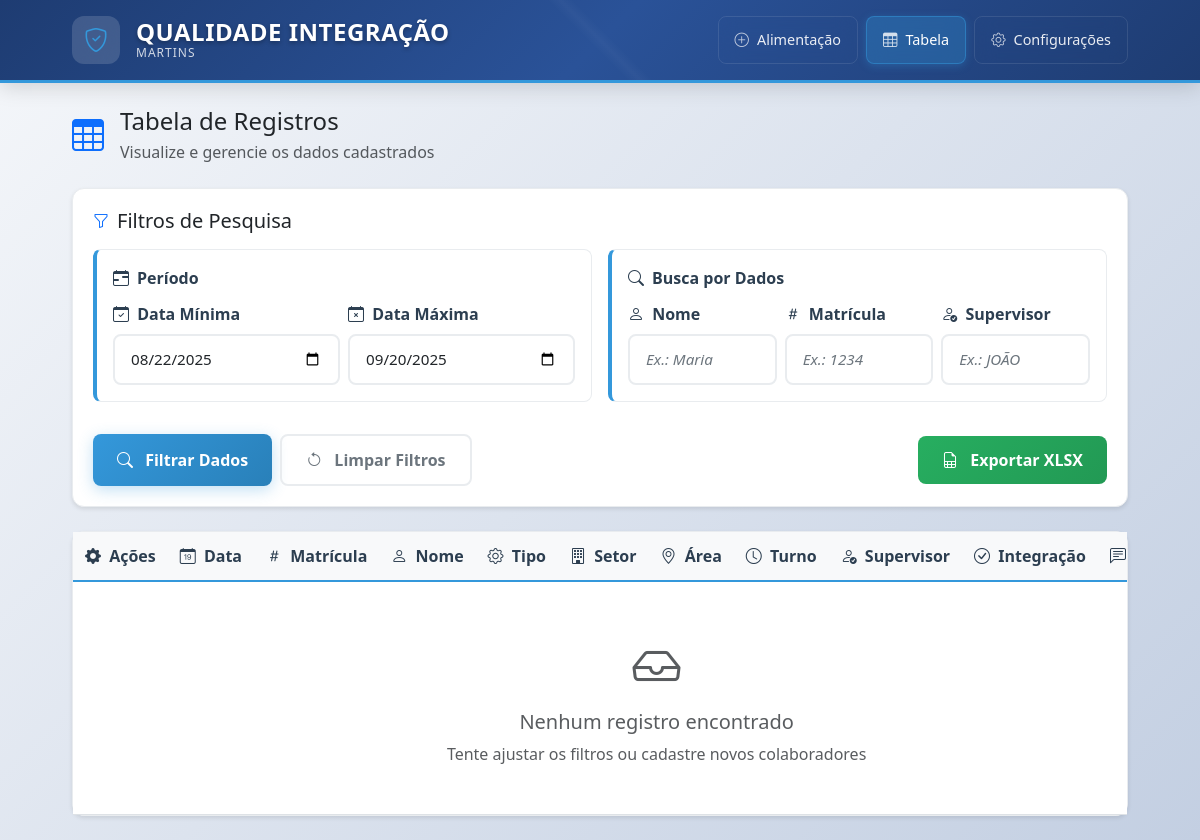
Before: /tabela with the older database file.
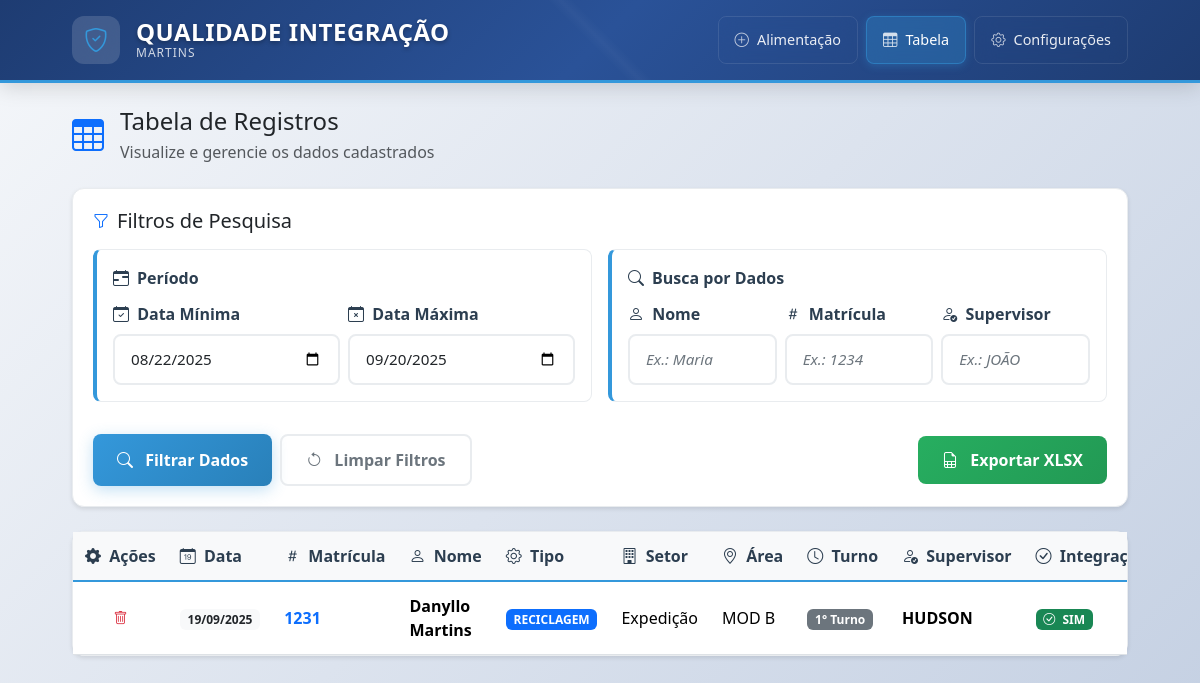
After: the same page with the newer database file.
### app/models.py (models this page shows, shortened)
class Colaborador(db.Model):
    __tablename__ = 'colaboradores'
    id = db.Column(db.Integer, primary_key=True)
    matricula = db.Column(db.Integer, nullable=False, index=True)
    nome = db.Column(db.String(120), nullable=False)
    tipo = db.Column(db.String(50), nullable=False)  # from list 'tipo'
    setor = db.Column(db.String(50), nullable=False)  # from list 'setor'
    area = db.Column(db.String(120), nullable=False)  # list 'area' (editable)
    turno = db.Column(db.String(50), nullable=False)  # from list 'turno'
    supervisor = db.Column(db.String(120), nullable=False)  # stored UPPER
    integracao = db.Column(db.String(10), nullable=False)  # from list 'integracao'
    data = db.Column(db.Date, nullable=False, default=datetime.utcnow)
    observacao = db.Column(db.Text, nullable=True)
    created_at = db.Column(db.DateTime, default=datetime.utcnow)

### app/views.py (the view)
@bp.route('/tabela')
def tabela():
    today = datetime.today().date()
    default_min = (today - timedelta(days=29)).strftime('%Y-%m-%d')
    default_max = today.strftime('%Y-%m-%d')
    min_date_str = request.args.get('min_data') or default_min
    max_date_str = request.args.get('max_data') or default_max
    q_nome = (request.args.get('q_nome') or '').strip()
    q_supervisor = (request.args.get('q_supervisor') or '').strip()
    q_matricula_raw = (request.args.get('q_matricula') or '').strip()
    q = Colaborador.query
    if min_date_str:
        try:
            min_date = datetime.strptime(min_date_str, '%Y-%m-%d').date()
            q = q.filter(Colaborador.data >= min_date)
        except ValueError:
            flash('Data mínima inválida.', 'warning')
    if max_date_str:
        try:
            max_date = datetime.strptime(max_date_str, '%Y-%m-%d').date()
            q = q.filter(Colaborador.data <= max_date)
        except ValueError:
            flash('Data máxima inválida.', 'warning')
    if q_nome:
        q = q.filter(Colaborador.nome.ilike(f"%{q_nome}%"))
    if q_supervisor:
        q = q.filter(Colaborador.supervisor.ilike(f"%{q_supervisor}%"))
    if q_matricula_raw:
        try:
            q_matricula = int(q_matricula_raw)
            q = q.filter(Colaborador.matricula == q_matricula)
        except ValueError:
            flash('Matrícula para filtro deve ser numérica.', 'warning')
    page = max(1, request.args.get('page', default=1, type=int) or 1)
    per_page = request.args.get('per_page', default=25, type=int) or 25
    per_page = max(5, min(per_page, 100))
    q = q.order_by(Colaborador.data.desc(), Colaborador.created_at.desc())
    pagination = db.paginate(q, page=page, per_page=per_page, error_out=False)
    return render_template(
        'tabela.html',
        rows=pagination.items,
        min_data=min_date_str,
        max_data=max_date_str,
        q_nome=q_nome,
        q_supervisor=q_supervisor,
        q_matricula=q_matricula_raw,
        pagination=pagination,
        page=page,
        per_page=per_page,
    )

### templates/tabela.html (shortened to what this page needs)
{% extends 'base.html' %}
{% block content %}
<div class="row">
  <div class="col-12">
    <div class="d-flex align-items-center mb-4">
      <i class="bi bi-table text-primary me-3" style="font-size: 2rem;"></i>
      <div>
        <h2 class="h4 mb-1">Tabela de Registros</h2>
        <p class="text-muted mb-0">Visualize e gerencie os dados cadastrados</p>
      </div>
    </div>
    <div class="card mb-4">
      <div class="card-body">
        <div class="d-flex align-items-center mb-3">
          <i class="bi bi-funnel text-primary me-2"></i>
          <h5 class="mb-0">Filtros de Pesquisa</h5>
        </div>
        <form class="row g-3" method="get">
          <div class="col-md-6">
            <div class="field-group">
              <div class="field-group-title">
                <i class="bi bi-calendar-range"></i>
                Período
              </div>
              <div class="row g-2">
                <div class="col-6">
                  <label class="form-label">
                    <i class="bi bi-calendar-check me-1"></i>
                    Data Mínima
                  </label>
                  <input type="date" name="min_data" class="form-control" value="{{ min_data or '' }}">
                </div>
                <div class="col-6">
                  <label class="form-label">
                    <i class="bi bi-calendar-x me-1"></i>
                    Data Máxima
                  </label>
                  <input type="date" name="max_data" class="form-control" value="{{ max_data or '' }}">
                </div>
              </div>
            </div>
          </div>
          <div class="col-md-6">
            <div class="field-group">
              <div class="field-group-title">
                <i class="bi bi-search"></i>
                Busca por Dados
              </div>
              <div class="row g-2">
                <div class="col-4">
                  <label class="form-label">
                    <i class="bi bi-person me-1"></i>
                    Nome
                  </label>
                  <input type="text" name="q_nome" class="form-control" value="{{ q_nome or '' }}" placeholder="Ex.: Maria">
                </div>
                <div class="col-4">
                  <label class="form-label">
                    <i class="bi bi-hash me-1"></i>
                    Matrícula
                  </label>
                  <input type="number" name="q_matricula" class="form-control" value="{{ q_matricula or '' }}" placeholder="Ex.: 1234">
                </div>
                <div class="col-4">
                  <label class="form-label">
                    <i class="bi bi-person-check me-1"></i>
                    Supervisor
                  </label>
                  <input type="text" name="q_supervisor" class="form-control" value="{{ q_supervisor or '' }}" placeholder="Ex.: JOÃO">
                </div>
              </div>
            </div>
          </div>
          <div class="col-12">
            <div class="d-flex gap-2 justify-content-between align-items-center">
              <div class="d-flex gap-2">
                <button class="btn btn-primary" type="submit">
                  <i class="bi bi-search me-2"></i>
                  Filtrar Dados
                </button>
                <a class="btn btn-outline-secondary" href="{{ url_for('main.tabela') }}">
                  <i class="bi bi-arrow-counterclockwise me-2"></i>
                  Limpar Filtros
                </a>
              </div>
              <a class="btn btn-success" href="{{ url_for('main.tabela_export', min_data=min_data, max_data=max_data, q_nome=q_nome, q_matricula=q_matricula, q_supervisor=q_supervisor) }}">
                <i class="bi bi-file-earmark-spreadsheet me-2"></i>
                Exportar XLSX
              </a>
            </div>
          </div>
        </form>
      </div>
    </div>
    <div class="card">
      <div class="card-body p-0">
        <div class="table-responsive">
          <table class="table table-hover align-middle mb-0">
            <thead class="table-light sticky-top">
              <tr>
                <th style="width: 80px;" class="text-center">
                  <i class="bi bi-gear-fill me-1"></i>
                  Ações
                </th>
                <th>
                  <i class="bi bi-calendar-date me-1"></i>
                  Data
                </th>
                <th>
                  <i class="bi bi-hash me-1"></i>
                  Matrícula
                </th>
                <th>
                  <i class="bi bi-person me-1"></i>
                  Nome
                </th>
                <th>
                  <i class="bi bi-gear me-1"></i>
                  Tipo
                </th>
                <th>
                  <i class="bi bi-building me-1"></i>
                  Setor
                </th>
                <th>
                  <i class="bi bi-geo-alt me-1"></i>
                  Área
                </th>
                <th>
                  <i class="bi bi-clock me-1"></i>
                  Turno
                </th>
                <th>
                  <i class="bi bi-person-check me-1"></i>
                  Supervisor
                </th>
                <th>
                  <i class="bi bi-check-circle me-1"></i>
                  Integração
                </th>
                <th>
                  <i class="bi bi-chat-left-text me-1"></i>
                </th>
              </tr>
            </thead>
            <tbody>
              {% for r in rows %}
              <tr class="table-row-hover">
                <td class="text-center">
                  <form method="post" action="{{ url_for('main.excluir', item_id=r.id, min_data=min_data, max_data=max_data, q_nome=q_nome, q_matricula=q_matricula, q_supervisor=q_supervisor, page=page, per_page=per_page) }}" onsubmit="return confirm('⚠️ Confirma excluir este registro?');" style="display:inline;">
                    <button class="btn btn-sm btn-outline-danger" title="Excluir registro">
                      <i class="bi bi-trash"></i>
                    </button>
                  </form>
                </td>
                <td>
                  <span class="badge bg-light text-dark">
                    {{ r.data.strftime('%d/%m/%Y') }}
                  </span>
                </td>
                <td>
                  <strong class="text-primary">{{ r.matricula }}</strong>
                </td>
                <td>
                  <div>
                    <div class="fw-semibold">{{ r.nome }}</div>
                  </div>
                </td>
                <td>
                  <span class="badge bg-primary">{{ r.tipo }}</span>
                </td>
                <td>{{ r.setor }}</td>
                <td>{{ r.area }}</td>
                <td>
                  <span class="badge bg-secondary">{{ r.turno }}</span>
                </td>
                <td>
                  <strong>{{ r.supervisor }}</strong>
                </td>
                <td>
                  <span class="badge {{ 'bg-success' if r.integracao == 'SIM' else 'bg-warning' }}">
                    <i class="bi bi-{{ 'check-circle' if r.integracao == 'SIM' else 'x-circle' }} me-1"></i>
                    {{ r.integracao }}
                  </span>
                </td>
              </tr>
              {% else %}
              <tr>
                <td colspan="11" class="text-center py-5">
                  <div class="text-muted">
                    <i class="bi bi-inbox" style="font-size: 3rem;"></i>
                    <div class="mt-2">
                      <h5>Nenhum registro encontrado</h5>
                      <p class="mb-0">Tente ajustar os filtros ou cadastre novos colaboradores</p>
                    </div>
                  </div>
                </td>
              </tr>
              {% endfor %}
            </tbody>
          </table>
        </div>
      </div>
    </div>
  </div>
</div>
{% endblock %}

### templates/base.html (shortened to what this page needs)
<!doctype html>
<html lang="pt-br">
  <head>
    <link href="https://cdn.jsdelivr.net/npm/bootstrap@5.3.3/dist/css/bootstrap.min.css" rel="stylesheet">
    <link href="https://cdn.jsdelivr.net/npm/bootstrap-icons@1.11.0/font/bootstrap-icons.css" rel="stylesheet">
    <link rel="stylesheet" href="{{ url_for('static', filename='css/styles.css') }}">
  </head>
  <body>
    <header class="header-professional">
      <div class="container">
        <div class="d-flex justify-content-between align-items-center py-3">
          <div class="brand-section">
            <div class="d-flex align-items-center">
              <div class="brand-icon me-3">
                <i class="bi bi-shield-check"></i>
              </div>
              <div class="brand-text">
                <h1 class="brand-title mb-0">QUALIDADE INTEGRAÇÃO</h1>
                <div class="brand-subtitle">MARTINS</div>
              </div>
            </div>
          </div>
          <nav class="main-nav d-none d-md-flex">
            <a class="nav-item {{ 'active' if request.endpoint == 'main.alimentacao' else '' }}" href="{{ url_for('main.alimentacao') }}">
              <i class="bi bi-plus-circle me-2"></i>
              <span>Alimentação</span>
            </a>
            <a class="nav-item {{ 'active' if request.endpoint == 'main.tabela' else '' }}" href="{{ url_for('main.tabela') }}">
              <i class="bi bi-table me-2"></i>
              <span>Tabela</span>
            </a>
            <a class="nav-item {{ 'active' if request.endpoint == 'main.config_lists' else '' }}" href="{{ url_for('main.config_lists') }}">
              <i class="bi bi-gear me-2"></i>
              <span>Configurações</span>
            </a>
          </nav>
        </div>
      </div>
    </header>
    <main class="container my-4">
      {% block content %}{% endblock %}
    </main>
  </body>
</html>

### static/css/styles.css (style rules this page uses)
:root { --primary-color: #2c3e50; --primary-light: #34495e; --accent-color: #3498db; --accent-hover: #2980b9; --success-color: #27ae60; --warning-color: #f39c12; --danger-color: #e74c3c; --light-bg: #f8f9fa; --card-bg: #ffffff; --border-color: #e9ecef; --text-muted: #6c757d; --shadow-light: 0 2px 4px rgba(0,0,0,0.1); --shadow-medium: 0 4px 12px rgba(0,0,0,0.15); }
body { background: linear-gradient(135deg, #f5f7fa 0%, #c3cfe2 100%); min-height: 100vh; font-family: 'Segoe UI', system-ui, -apple-system, sans-serif; }
.container { max-width: 90vw; }
.header-professional { background: linear-gradient(135deg, #1e3c72 0%, #2a5298 50%, #1e3c72 100%); color: white; box-shadow: 0 4px 20px rgba(0,0,0,0.15); border-bottom: 3px solid #3498db; position: relative; }
.header-professional::before { content: ''; position: absolute; top: 0; left: 0; right: 0; bottom: 0; background: linear-gradient(45deg, transparent 49%, rgba(255,255,255,0.03) 50%, transparent 51%); pointer-events: none; }
.brand-section { z-index: 2; position: relative; }
.brand-icon { width: 48px; height: 48px; background: rgba(255,255,255,0.15); border-radius: 12px; display: flex; align-items: center; justify-content: center; backdrop-filter: blur(10px); }
.brand-icon i { font-size: 1.5rem; color: #3498db; }
.brand-title { font-size: 1.5rem; font-weight: 700; letter-spacing: 0.5px; text-shadow: 0 2px 4px rgba(0,0,0,0.3); }
.brand-subtitle { font-size: 0.75rem; font-weight: 500; color: rgba(255,255,255,0.8); letter-spacing: 1px; margin-top: -2px; }
.main-nav { display: flex; gap: 0.5rem; z-index: 2; position: relative; }
.nav-item { display: flex; align-items: center; padding: 0.75rem 1rem; color: rgba(255,255,255,0.9); text-decoration: none; border-radius: 8px; transition: all 0.3s ease; font-weight: 500; font-size: 0.9rem; backdrop-filter: blur(10px); border: 1px solid rgba(255,255,255,0.1); }
.nav-item.active { background: rgba(52, 152, 219, 0.3); color: white; border-color: rgba(52, 152, 219, 0.5); box-shadow: 0 2px 8px rgba(52, 152, 219, 0.3); }
.nav-item i { opacity: 0.8; }
.card { border-radius: 0.75rem; border: 1px solid var(--border-color); box-shadow: var(--shadow-light); background: var(--card-bg); }
.card-body { padding: 1.25rem; }
.form-label { font-weight: 600; color: var(--primary-color); margin-bottom: 0.5rem; }
.form-control, .form-select { border-radius: 0.5rem; border: 2px solid var(--border-color); padding: 0.75rem 1rem; transition: all 0.3s ease; font-size: 0.95rem; }
.form-control::placeholder { color: var(--text-muted); font-style: italic; }
.btn { border-radius: 0.5rem; padding: 0.75rem 1.5rem; font-weight: 600; transition: all 0.3s ease; border: none; }
.btn-primary { background: linear-gradient(135deg, var(--accent-color) 0%, var(--accent-hover) 100%); box-shadow: 0 4px 15px rgba(52, 152, 219, 0.3); }
.btn-success { background: linear-gradient(135deg, var(--success-color) 0%, #229954 100%); }
.btn-outline-secondary { border: 2px solid var(--border-color); color: var(--text-muted); }
.field-group { background: #fff; border-radius: 0.5rem; padding: 1rem; margin-bottom: 1rem; border: 1px solid var(--border-color); border-left: 4px solid var(--accent-color); }
.field-group-title { font-size: 1rem; font-weight: 700; color: var(--primary-color); margin-bottom: 0.75rem; display: flex; align-items: center; gap: 0.5rem; }
.table thead th { white-space: nowrap; background: var(--light-bg); border-bottom: 2px solid var(--accent-color); color: var(--primary-color); font-weight: 600; }
.table td, .table th { padding: 0.75rem; }

Changed rows visible on the page:
added Colaborador: data "19/09/2025", matricula "1231", nome "Danyllo Martins", tipo "RECICLAGEM", setor "Expedição", area "MOD B", turno "1° Turno", supervisor "HUDSON", integracao "SIM"
Other visible differences:
text no longer shown: "Nenhum registro encontrado Tente ajustar os filtros ou cadastre novos colaboradores"
